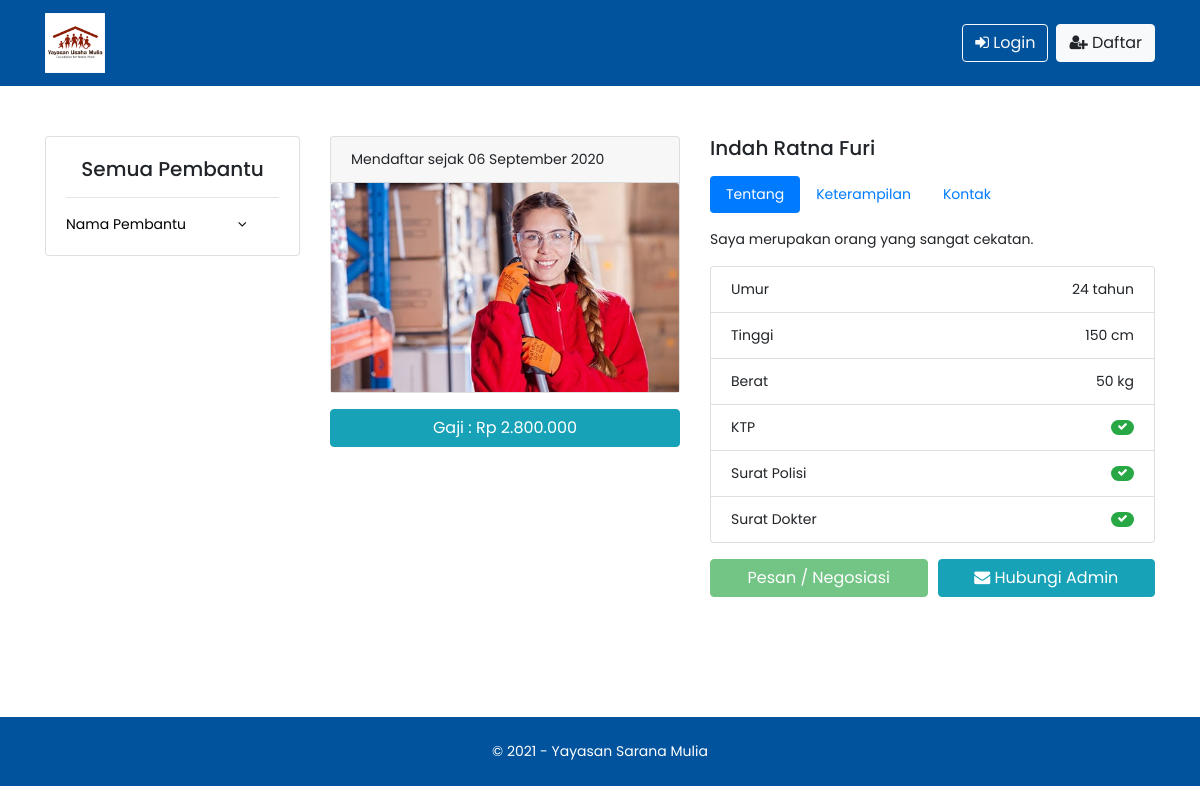
Page /prt/detail/2 on the committed database.
### tables this page shows
CREATE TABLE `pembantu` (
  `kd_pembantu` int(11) NOT NULL,
  `kd_user` int(11) NOT NULL,
  `nik` varchar(16) DEFAULT NULL,
  `username_pembantu` varchar(50) DEFAULT NULL,
  `nama_pembantu` varchar(128) DEFAULT NULL,
  `email_pembantu` varchar(50) DEFAULT NULL,
  `telepon` varchar(20) DEFAULT NULL,
  `password` varchar(255) DEFAULT NULL,
  `alamat_pembantu` text,
  `foto_pembantu` varchar(50) DEFAULT NULL,
  `jenis_kelamin` enum('Laki-laki','Perempuan') DEFAULT NULL,
  `agama` enum('Islam','Kristen','Protestan','Hindu','Budha') DEFAULT NULL,
  `umur` int(11) DEFAULT NULL,
  `tinggi` int(11) DEFAULT NULL,
  `berat` int(11) DEFAULT NULL,
  `menginap` enum('Ya','Tidak') DEFAULT NULL,
  `pendidikan` enum('SD','SMP','SMA','SMK') DEFAULT NULL,
  `status` enum('Belum Menikah','Menikah','Janda/Duda') DEFAULT NULL,
  `pengalaman` varchar(20) DEFAULT NULL,
  `foto_ktp` varchar(50) DEFAULT NULL,
  `surat_polisi` varchar(50) DEFAULT NULL,
  `surat_dokter` varchar(50) DEFAULT NULL,
  `keterampilan` text,
  `gaji` int(11) DEFAULT NULL,
  `nama_bank` enum('BNI','BRI','MANDIRI','BCA') NOT NULL,
  `no_rekening` varchar(20) NOT NULL,
  `status_pembantu` enum('Terverifikasi','Belum Terverifikasi') DEFAULT NULL,
  `kategori` enum('Tersedia','Tidak Tersedia') DEFAULT NULL,
  `banyak_dilihat` int(11) DEFAULT NULL,
  `tanggal_ditambahkan` datetime DEFAULT CURRENT_TIMESTAMP,
  `deskripsi` text
);

### application/controllers/Prt.php (called while the page is built, shortened)
<?php
class Prt extends CI_Controller
{
    function __construct()
    {
        $this->load->helper('text');
        $this->load->model('majikan/Model_prt');
    }
    public function detail()
    {
        $kode = $this->uri->segment(3);
        $data = array(
            'title' => 'Detail - Situs Pencari Pembantu Rumah Tangga',
            'majikan' => $this->db->get_where('majikan', ['email_majikan' =>  $this->session->userdata('email_majikan')])->row_array(),
            'show_prt'  => $this->Model_prt->get_pembantu(),
            'detail_prt'    => $this->Model_prt->get_detail_pembantu($kode)
        );
        $this->db->query("UPDATE pembantu SET banyak_dilihat=banyak_dilihat+1 WHERE kd_pembantu='$kode'");
        $this->load->view('majikan/header', $data);
        $this->load->view('majikan/pembantu_detail', $data);
        $this->load->view('majikan/footer');
    }
}

### index.php (called while the page is built, shortened)
<?php
require_once BASEPATH.'core/CodeIgniter.php';

### application/models/majikan/Model_prt.php (called while the page is built, shortened)
<?php
class Model_prt extends CI_Model
{
    function get_detail_pembantu($kode)
    {
        $hasil = $this->db->query("SELECT *,DATE_FORMAT(tanggal_ditambahkan,'%d %M %Y') AS tanggal FROM pembantu WHERE kd_pembantu='$kode'");
        return $hasil;
    }
}

### application/views/majikan/pembantu_detail.php (the view, shortened to what this page needs)
<?php
$prt = $detail_prt->row_array();
?>
<section class="container">
    <div class="detail-pembantu">
        <div class="row">
            <div class="col-md-3">
                <div class="card">
                    <div class="card-body">
                        <h5 class="card-title text-center">Semua Pembantu</h5>
                        <hr>
                        <a class="title-dropdown" data-toggle="collapse" href="#collapsePembantu" role="button" aria-expanded="false" aria-controls="collapsePembantu" aria-haspopup="true" style="text-decoration: none;color:#000">Nama Pembantu <i class="fa fa-angle-down ml-5"></i></a>
                    </div>
                </div>
            </div>
            <div class="col-md-4">
                <div class="card">
                    <div class="card-header">
                        Mendaftar sejak <?= $prt['tanggal']; ?>
                    </div>
                    <img src="<?= base_url('assets/uploads/pembantu/' . $prt['foto_pembantu']); ?>" class="card-img-top" alt="Foto Pembantu">
                </div>
                <div class="mt-3">
                    <a class="btn btn-info btn-block">Gaji : Rp <?= number_format($prt['gaji'], 0, ".", "."); ?></a>
                </div>
            </div>
            <div class="col-md-5">
                <h5 class="mb-3"><?= $prt['nama_pembantu'] ?></h5>
                <ul class="nav nav-pills mb-3" id="pills-tab" role="tablist">
                    <li class="nav-item" role="presentation">
                        <a class="nav-link active" id="pills-home-tab" data-toggle="pill" href="#pills-home" role="tab" aria-controls="pills-home" aria-selected="true">Tentang</a>
                    </li>
                    <li class="nav-item" role="presentation">
                        <a class="nav-link" id="pills-profile-tab" data-toggle="pill" href="#pills-profile" role="tab" aria-controls="pills-profile" aria-selected="false">Keterampilan</a>
                    </li>
                    <li class="nav-item" role="presentation">
                        <a class="nav-link" id="pills-contact-tab" data-toggle="pill" href="#pills-contact" role="tab" aria-controls="pills-contact" aria-selected="false">Kontak</a>
                    </li>
                </ul>
                <div class="tab-content" id="pills-tabContent">
                    <div class="tab-pane fade show active" id="pills-home" role="tabpanel" aria-labelledby="pills-home-tab">
                        <?= $prt['deskripsi']; ?>
                        <ul class="list-group mt-3">
                            <li class="list-group-item d-flex justify-content-between align-items-center">
                                Umur
                                <span><?= $prt['umur'] ?> tahun</span>
                            </li>
                            <li class="list-group-item d-flex justify-content-between align-items-center">
                                Tinggi
                                <span><?= $prt['tinggi'] ?> cm</span>
                            </li>
                            <li class="list-group-item d-flex justify-content-between align-items-center">
                                Berat
                                <span><?= $prt['berat'] ?> kg</span>
                            </li>
                            <li class="list-group-item d-flex justify-content-between align-items-center">
                                KTP
                                <?php if ($prt['foto_ktp'] == NULL) { ?>
                                    <span class="badge badge-danger badge-pill"> <i class="fa fa-times"></i></span>
                                <?php } else { ?>
                                    <span class="badge badge-success badge-pill"> <i class="fa fa-check"></i></span>
                                <?php } ?>
                            </li>
                            <li class="list-group-item d-flex justify-content-between align-items-center">
                                Surat Polisi
                                <?php if ($prt['surat_polisi'] == NULL) { ?>
                                    <span class="badge badge-danger badge-pill"> <i class="fa fa-times"></i></span>
                                <?php } else { ?>
                                    <span class="badge badge-success badge-pill"> <i class="fa fa-check"></i></span>
                                <?php } ?>
                            </li>
                            <li class="list-group-item d-flex justify-content-between align-items-center">
                                Surat Dokter
                                <?php if ($prt['surat_dokter'] == NULL) { ?>
                                    <span class="badge badge-danger badge-pill"> <i class="fa fa-times"></i></span>
                                <?php } else { ?>
                                    <span class="badge badge-success badge-pill"> <i class="fa fa-check"></i></span>
                                <?php } ?>
                            </li>
                        </ul>
                    </div>
                </div>
                <div class="form-row">
                    <div class="col-md-6 btn-negosiasi mt-3">
                        <form method="POST" action="<?= base_url('negosiasi/pesan_negosiasi'); ?>">
                            <?php
                            $session = $this->session->userdata('email_majikan');
                            if ($session) {
                            ?>
                                <button type="submit" class="btn btn-success btn-block">Pesan / Negosiasi</button>
                            <?php } else { ?>
                                <button type="button" class="btn btn-success btn-block" disabled>Pesan / Negosiasi</button>
                            <?php } ?>
                        </form>
                    </div>
                    <div class="col-md-6 btn-negosiasi mt-3">
                        <a href="<?= base_url('pesan'); ?>" class="btn btn-info btn-block"><i class="fa fa-envelope"></i> Hubungi Admin</a>
                    </div>
                </div>
            </div>
        </div>
    </div>
</section>

### assets/majikan/css/main.css (style rules this page uses)
* { margin: 0; padding: 0; -webkit-font-smoothing: antialiased; -webkit-text-shadow: rgba(0, 0, 0, .01) 0 0 1px; text-shadow: rgba(0, 0, 0, .01) 0 0 1px }
body, html { height: 100% }
body { font-family: 'Poppins', sans-serif; font-size: 14px; background-color: #ffffff; }
.detail-pembantu { margin-top: 50px; }

### rows in the picture
pembantu: foto_pembantu (picture), gaji "2.800.000", nama_pembantu "Indah Ratna Furi", deskripsi "Saya merupakan orang yang sangat cekatan.", umur "24", tinggi "150", berat "50"

### other values in the picture
$prt['tanggal'] "06 September 2020"
